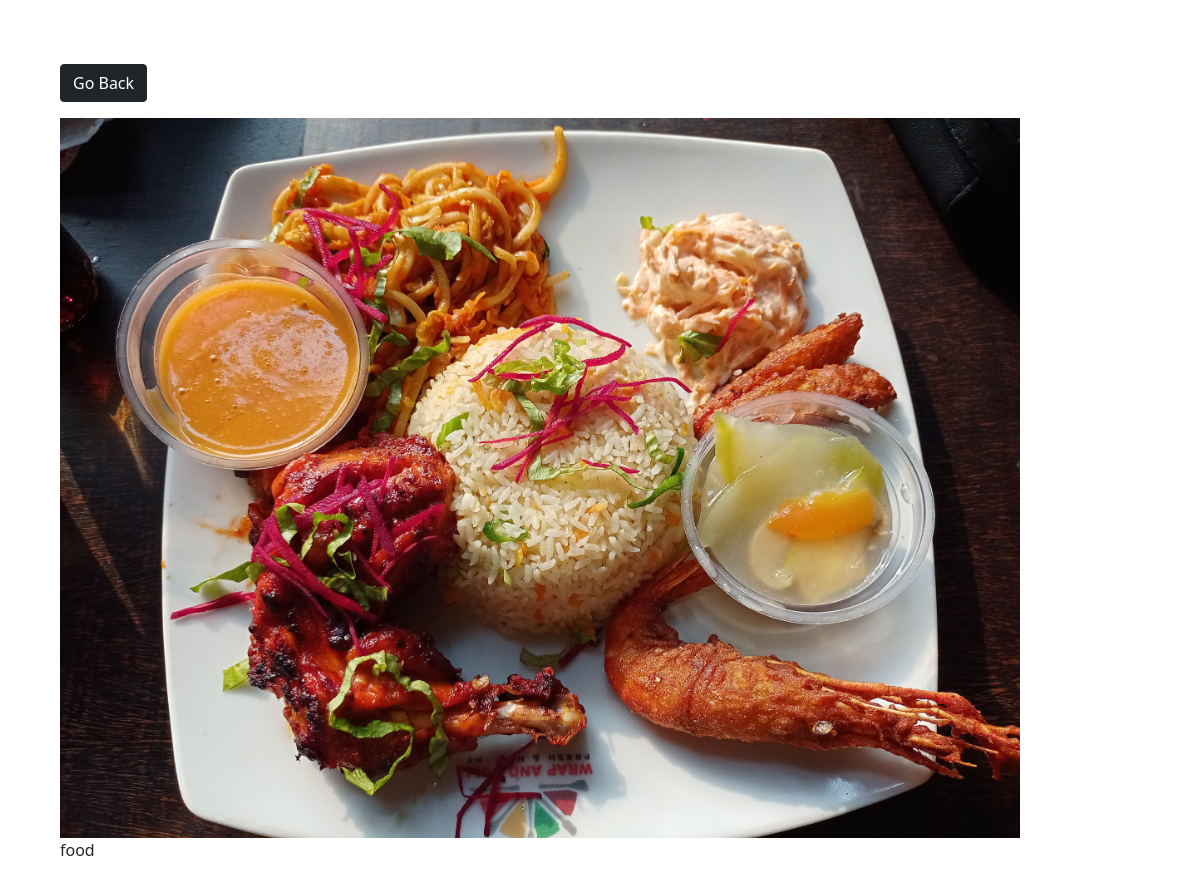
The app's page /photo/2/ with its own data.
### myphotos/models.py (models this page shows, shortened)
class Photo(models.Model):
    category = models.ForeignKey(
        Category, on_delete=models.SET_NULL, null=True, blank=True)
    image = models.ImageField(null=False, blank=False)
    description = models.TextField()

### myphotos/views.py (the view)
# urls.py: path('photo/<str:pk>/', views.viewphoto, name='photo'),
def viewphoto(request, pk):
    photo = Photo.objects.get(id=pk)
    return render(request, 'myphotos/photo.html',{'photo':photo})

### myphotos/templates/myphotos/photo.html (shortened to what this page needs)
<!DOCTYPE html>
<html>
<head>
    <link href="https://cdn.jsdelivr.net/npm/bootstrap@5.0.0-beta1/dist/css/bootstrap.min.css" rel="stylesheet"
>
</head>
<body class="m-5">
    <div class="container">
        <div class="row justify-content-center">
            <div class="col">
                <a href="{% url 'index' %}" class="btn btn-dark my-3">Go Back</a>
                <div style="height: 90vh;">
                    <img style="max-width: 100%; max-height: 100%;" src="{{photo.image.url}}">
                    <p>{{photo.description}}</p>
                </div>
            </div>
        </div>
    </div>
</body>
</html>

### records on screen
Photo: image (picture), description "food"
